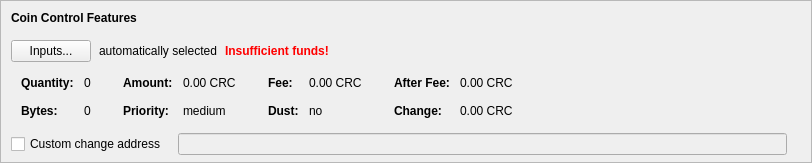
    <widget class="QFrame" name="frameCoinControl">
     <property name="sizePolicy">
      <sizepolicy hsizetype="Expanding" vsizetype="Expanding">
       <horstretch>0</horstretch>
       <verstretch>0</verstretch>
      </sizepolicy>
     </property>
     <property name="maximumSize">
      <size>
       <width>16777215</width>
       <height>16777215</height>
      </size>
     </property>
     <property name="frameShape">
      <enum>QFrame::StyledPanel</enum>
     </property>
     <property name="frameShadow">
      <enum>QFrame::Sunken</enum>
     </property>
     <layout class="QVBoxLayout" name="verticalLayoutCoinControl2">
      <property name="spacing">
       <number>0</number>
      </property>
      <property name="leftMargin">
       <number>0</number>
      </property>
      <property name="topMargin">
       <number>0</number>
      </property>
      <property name="rightMargin">
       <number>0</number>
      </property>
      <property name="bottomMargin">
       <number>6</number>
      </property>
      <item>
       <layout class="QVBoxLayout" name="verticalLayoutCoinControl" stretch="0,0,0,0,1">
        <property name="spacing">
         <number>0</number>
        </property>
        <property name="leftMargin">
         <number>10</number>
        </property>
        <property name="topMargin">
         <number>10</number>
        </property>
        <item>
         <layout class="QHBoxLayout" name="horizontalLayoutCoinControl1">
          <property name="bottomMargin">
           <number>15</number>
          </property>
          <item>
           <widget class="QLabel" name="labelCoinControlFeatures">
            <property name="sizePolicy">
             <sizepolicy hsizetype="Preferred" vsizetype="Maximum">
              <horstretch>0</horstretch>
              <verstretch>0</verstretch>
             </sizepolicy>
            </property>
            <property name="font">
             <font>
              <weight>75</weight>
              <bold>true</bold>
             </font>
            </property>
            <property name="styleSheet">
             <string notr="true">font-weight:bold;</string>
            </property>
            <property name="text">
             <string>Coin Control Features</string>
            </property>
           </widget>
          </item>
         </layout>
        </item>
        <item>
         <layout class="QHBoxLayout" name="horizontalLayoutCoinControl2" stretch="0,0,0,0">
          <property name="spacing">
           <number>8</number>
          </property>
          <property name="bottomMargin">
           <number>10</number>
          </property>
          <item>
           <widget class="QPushButton" name="pushButtonCoinControl">
            <property name="styleSheet">
             <string notr="true"/>
            </property>
            <property name="text">
             <string>Inputs...</string>
            </property>
            <property name="autoDefault">
             <bool>false</bool>
            </property>
           </widget>
          </item>
          <item>
           <widget class="QLabel" name="labelCoinControlAutomaticallySelected">
            <property name="text">
             <string>automatically selected</string>
            </property>
            <property name="margin">
             <number>5</number>
            </property>
           </widget>
          </item>
          <item>
           <widget class="QLabel" name="labelCoinControlInsuffFunds">
            <property name="font">
             <font>
              <weight>75</weight>
              <bold>true</bold>
             </font>
            </property>
            <property name="styleSheet">
             <string notr="true">color:red;font-weight:bold;</string>
            </property>
            <property name="text">
             <string>Insufficient funds!</string>
            </property>
            <property name="margin">
             <number>5</number>
            </property>
           </widget>
          </item>
          <item>
           <spacer name="horizontalSpacerCoinControl">
            <property name="orientation">
             <enum>Qt::Horizontal</enum>
            </property>
            <property name="sizeHint" stdset="0">
             <size>
              <width>40</width>
              <height>1</height>
             </size>
            </property>
           </spacer>
          </item>
         </layout>
        </item>
        <item>
         <widget class="QWidget" name="widgetCoinControl" native="true">
          <property name="sizePolicy">
           <sizepolicy hsizetype="Preferred" vsizetype="Preferred">
            <horstretch>0</horstretch>
            <verstretch>0</verstretch>
           </sizepolicy>
          </property>
          <property name="minimumSize">
           <size>
            <width>0</width>
            <height>0</height>
           </size>
          </property>
          <property name="styleSheet">
           <string notr="true"/>
          </property>
          <layout class="QHBoxLayout" name="horizontalLayoutCoinControl5">
           <property name="leftMargin">
            <number>0</number>
           </property>
           <property name="topMargin">
            <number>0</number>
           </property>
           <property name="rightMargin">
            <number>0</number>
           </property>
           <property name="bottomMargin">
            <number>0</number>
           </property>
           <item>
            <layout class="QHBoxLayout" name="horizontalLayoutCoinControl3" stretch="0,0,0,1">
             <property name="spacing">
              <number>20</number>
             </property>
             <property name="topMargin">
              <number>0</number>
             </property>
             <property name="bottomMargin">
              <number>10</number>
             </property>
             <item>
              <layout class="QFormLayout" name="formLayoutCoinControl1">
               <property name="horizontalSpacing">
                <number>10</number>
               </property>
               <property name="verticalSpacing">
                <number>14</number>
               </property>
               <property name="leftMargin">
                <number>10</number>
               </property>
               <property name="topMargin">
                <number>4</number>
               </property>
               <property name="rightMargin">
                <number>6</number>
               </property>
               <item row="0" column="0">
                <widget class="QLabel" name="labelCoinControlQuantityText">
                 <property name="font">
                  <font>
                   <weight>75</weight>
                   <bold>true</bold>
                  </font>
                 </property>
                 <property name="text">
                  <string>Quantity:</string>
                 </property>
                 <property name="margin">
                  <number>0</number>
                 </property>
                </widget>
               </item>
               <item row="0" column="1">
                <widget class="QLabel" name="labelCoinControlQuantity">
                 <property name="cursor">
                  <cursorShape>IBeamCursor</cursorShape>
                 </property>
                 <property name="contextMenuPolicy">
                  <enum>Qt::ActionsContextMenu</enum>
                 </property>
                 <property name="text">
                  <string notr="true">0</string>
                 </property>
                 <property name="margin">
                  <number>0</number>
                 </property>
                 <property name="textInteractionFlags">
                  <set>Qt::LinksAccessibleByMouse|Qt::TextSelectableByKeyboard|Qt::TextSelectableByMouse</set>
                 </property>
                </widget>
               </item>
               <item row="1" column="0">
                <widget class="QLabel" name="labelCoinControlBytesText">
                 <property name="font">
                  <font>
                   <weight>75</weight>
                   <bold>true</bold>
                  </font>
                 </property>
                 <property name="text">
                  <string>Bytes:</string>
                 </property>
                </widget>
               </item>
               <item row="1" column="1">
                <widget class="QLabel" name="labelCoinControlBytes">
                 <property name="cursor">
                  <cursorShape>IBeamCursor</cursorShape>
                 </property>
                 <property name="contextMenuPolicy">
                  <enum>Qt::ActionsContextMenu</enum>
                 </property>
                 <property name="text">
                  <string notr="true">0</string>
                 </property>
                 <property name="textInteractionFlags">
                  <set>Qt::LinksAccessibleByMouse|Qt::TextSelectableByKeyboard|Qt::TextSelectableByMouse</set>
                 </property>
                </widget>
               </item>
              </layout>
             </item>
             <item>
              <layout class="QFormLayout" name="formLayoutCoinControl2">
               <property name="horizontalSpacing">
                <number>10</number>
               </property>
               <property name="verticalSpacing">
                <number>14</number>
               </property>
               <property name="leftMargin">
                <number>6</number>
               </property>
               <property name="topMargin">
                <number>4</number>
               </property>
               <property name="rightMargin">
                <number>6</number>
               </property>
               <item row="0" column="0">
                <widget class="QLabel" name="labelCoinControlAmountText">
                 <property name="font">
                  <font>
                   <weight>75</weight>
                   <bold>true</bold>
                  </font>
                 </property>
                 <property name="text">
                  <string>Amount:</string>
                 </property>
                 <property name="margin">
                  <number>0</number>
                 </property>
                </widget>
               </item>
               <item row="0" column="1">
                <widget class="QLabel" name="labelCoinControlAmount">
                 <property name="cursor">
                  <cursorShape>IBeamCursor</cursorShape>
                 </property>
                 <property name="contextMenuPolicy">
                  <enum>Qt::ActionsContextMenu</enum>
                 </property>
                 <property name="text">
                  <string notr="true">0.00 CRC</string>
                 </property>
                 <property name="textInteractionFlags">
                  <set>Qt::LinksAccessibleByMouse|Qt::TextSelectableByKeyboard|Qt::TextSelectableByMouse</set>
                 </property>
                </widget>
               </item>
               <item row="1" column="0">
                <widget class="QLabel" name="labelCoinControlPriorityText">
                 <property name="font">
                  <font>
                   <weight>75</weight>
                   <bold>true</bold>
                  </font>
                 </property>
                 <property name="text">
                  <string>Priority:</string>
                 </property>
                </widget>
               </item>
               <item row="1" column="1">
                <widget class="QLabel" name="labelCoinControlPriority">
                 <property name="cursor">
                  <cursorShape>IBeamCursor</cursorShape>
                 </property>
                 <property name="contextMenuPolicy">
                  <enum>Qt::ActionsContextMenu</enum>
                 </property>
                 <property name="text">
                  <string>medium</string>
                 </property>
                 <property name="textInteractionFlags">
                  <set>Qt::LinksAccessibleByMouse|Qt::TextSelectableByKeyboard|Qt::TextSelectableByMouse</set>
                 </property>
                </widget>
               </item>
              </layout>
             </item>
             <item>
              <layout class="QFormLayout" name="formLayoutCoinControl3">
               <property name="horizontalSpacing">
                <number>10</number>
               </property>
               <property name="verticalSpacing">
                <number>14</number>
               </property>
               <property name="leftMargin">
                <number>6</number>
               </property>
               <property name="topMargin">
                <number>4</number>
               </property>
               <property name="rightMargin">
                <number>6</number>
               </property>
               <item row="0" column="0">
                <widget class="QLabel" name="labelCoinControlFeeText">
                 <property name="font">
                  <font>
                   <weight>75</weight>
                   <bold>true</bold>
                  </font>
                 </property>
                 <property name="text">
                  <string>Fee:</string>
                 </property>
                 <property name="margin">
                  <number>0</number>
                 </property>
                </widget>
               </item>
               <item row="0" column="1">
                <widget class="QLabel" name="labelCoinControlFee">
                 <property name="cursor">
                  <cursorShape>IBeamCursor</cursorShape>
                 </property>
                 <property name="contextMenuPolicy">
                  <enum>Qt::ActionsContextMenu</enum>
                 </property>
                 <property name="text">
                  <string notr="true">0.00 CRC</string>
                 </property>
                 <property name="textInteractionFlags">
                  <set>Qt::LinksAccessibleByMouse|Qt::TextSelectableByKeyboard|Qt::TextSelectableByMouse</set>
                 </property>
                </widget>
               </item>
               <item row="1" column="0">
                <widget class="QLabel" name="labelCoinControlLowOutputText">
                 <property name="font">
                  <font>
                   <weight>75</weight>
                   <bold>true</bold>
                  </font>
                 </property>
                 <property name="text">
                  <string>Dust:</string>
                 </property>
                </widget>
               </item>
               <item row="1" column="1">
                <widget class="QLabel" name="labelCoinControlLowOutput">
                 <property name="cursor">
                  <cursorShape>IBeamCursor</cursorShape>
                 </property>
                 <property name="contextMenuPolicy">
                  <enum>Qt::ActionsContextMenu</enum>
                 </property>
                 <property name="text">
                  <string>no</string>
                 </property>
                 <property name="textInteractionFlags">
                  <set>Qt::LinksAccessibleByMouse|Qt::TextSelectableByKeyboard|Qt::TextSelectableByMouse</set>
                 </property>
                </widget>
               </item>
              </layout>
             </item>
             <item>
              <layout class="QFormLayout" name="formLayoutCoinControl4">
               <property name="horizontalSpacing">
                <number>10</number>
               </property>
               <property name="verticalSpacing">
                <number>14</number>
               </property>
               <property name="leftMargin">
                <number>6</number>
               </property>
               <property name="topMargin">
                <number>4</number>
               </property>
               <property name="rightMargin">
                <number>6</number>
               </property>
               <item row="0" column="0">
                <widget class="QLabel" name="labelCoinControlAfterFeeText">
                 <property name="font">
                  <font>
                   <weight>75</weight>
                   <bold>true</bold>
                  </font>
                 </property>
                 <property name="text">
                  <string>After Fee:</string>
                 </property>
                 <property name="margin">
                  <number>0</number>
                 </property>
                </widget>
               </item>
               <item row="0" column="1">
                <widget class="QLabel" name="labelCoinControlAfterFee">
                 <property name="cursor">
                  <cursorShape>IBeamCursor</cursorShape>
                 </property>
                 <property name="contextMenuPolicy">
                  <enum>Qt::ActionsContextMenu</enum>
                 </property>
                 <property name="text">
                  <string notr="true">0.00 CRC</string>
                 </property>
                 <property name="textInteractionFlags">
                  <set>Qt::LinksAccessibleByMouse|Qt::TextSelectableByKeyboard|Qt::TextSelectableByMouse</set>
                 </property>
                </widget>
               </item>
               <item row="1" column="0">
                <widget class="QLabel" name="labelCoinControlChangeText">
                 <property name="font">
                  <font>
                   <weight>75</weight>
                   <bold>true</bold>
                  </font>
                 </property>
                 <property name="text">
                  <string>Change:</string>
                 </property>
                </widget>
               </item>
               <item row="1" column="1">
                <widget class="QLabel" name="labelCoinControlChange">
                 <property name="cursor">
                  <cursorShape>IBeamCursor</cursorShape>
                 </property>
                 <property name="contextMenuPolicy">
                  <enum>Qt::ActionsContextMenu</enum>
                 </property>
                 <property name="text">
                  <string notr="true">0.00 CRC</string>
                 </property>
                 <property name="textInteractionFlags">
                  <set>Qt::LinksAccessibleByMouse|Qt::TextSelectableByKeyboard|Qt::TextSelectableByMouse</set>
                 </property>
                </widget>
               </item>
              </layout>
             </item>
            </layout>
           </item>
          </layout>
         </widget>
        </item>
        <item>
         <layout class="QHBoxLayout" name="horizontalLayoutCoinControl4" stretch="0,0,0">
          <property name="spacing">
           <number>12</number>
          </property>
          <property name="sizeConstraint">
           <enum>QLayout::SetDefaultConstraint</enum>
          </property>
          <property name="topMargin">
           <number>5</number>
          </property>
          <property name="rightMargin">
           <number>5</number>
          </property>
          <item>
           <widget class="QCheckBox" name="checkBoxCoinControlChange">
            <property name="toolTip">
             <string>If this is activated, but the change address is empty or invalid, change will be sent to a newly generated address.</string>
            </property>
            <property name="text">
             <string>Custom change address</string>
            </property>
           </widget>
          </item>
          <item>
           <widget class="QValidatedLineEdit" name="lineEditCoinControlChange">
            <property name="enabled">
             <bool>false</bool>
            </property>
            <property name="sizePolicy">
             <sizepolicy hsizetype="Expanding" vsizetype="Fixed">
              <horstretch>0</horstretch>
              <verstretch>0</verstretch>
             </sizepolicy>
            </property>
           </widget>
          </item>
          <item>
           <widget class="QLabel" name="labelCoinControlChangeLabel">
            <property name="sizePolicy">
             <sizepolicy hsizetype="Preferred" vsizetype="Expanding">
              <horstretch>0</horstretch>
              <verstretch>0</verstretch>
             </sizepolicy>
            </property>
            <property name="minimumSize">
             <size>
              <width>0</width>
              <height>0</height>
             </size>
            </property>
            <property name="text">
             <string/>
            </property>
            <property name="margin">
             <number>3</number>
            </property>
           </widget>
          </item>
         </layout>
        </item>
        <item>
         <spacer name="verticalSpacerCoinControl">
          <property name="orientation">
           <enum>Qt::Vertical</enum>
          </property>
          <property name="sizeHint" stdset="0">
           <size>
            <width>800</width>
            <height>1</height>
           </size>
          </property>
         </spacer>
        </item>
       </layout>
      </item>
     </layout>
    </widget>
